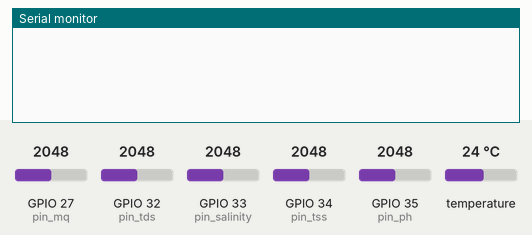
Recording of a sketch running on a simulated ESP32. Parts: the last lines printed to the serial monitor. Inputs (shaded band) come from the test bench; at power-on: temperature 24 °C, GPIO 27 (pin_mq) = 2048, GPIO 32 (pin_tds) = 2048, GPIO 33 (pin_salinity) = 2048, GPIO 34 (pin_tss) = 2048, GPIO 35 (pin_ph) = 2048.

Above: at 1.2 s.
1.3 s: temperature set to 12 °C
At 3.5 s:
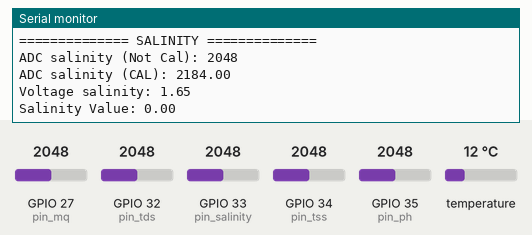
3.8 s: GPIO 27 (pin_mq) set to 2866
5.3 s: GPIO 32 (pin_tds) set to 2866
6.8 s: GPIO 33 (pin_salinity) set to 2866
8.3 s: GPIO 34 (pin_tss) set to 2866
At 9.6 s:
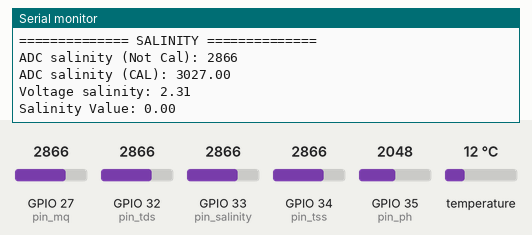

Measured:
- after the input at 1.3 s, the serial monitor: prints a new line after 1.0 s (image 1)
- after the input at 8.3 s, the serial monitor: prints a new line after 0.43 s (image 2)

The sketch:

simonair_v2.ino
```cpp
#include <DallasTemperature.h> // Library Sensor Suhu
#include <OneWire.h> // Library Sensor Suhu

// JUMLAH PENGAMBILAN SAMPEL
#define SAMPLE_VALUE 50

#include "tds_sensor.h"
#include "ph_sensor.h"
#include "tss_turbidity_sensor.h"
#include "mq_sensor.h"
#include "salinity_sensor.h"
#include "temperature_sensor.h"
#include "send_data.h"

#include "wifi_conf.h"

// ====================================================
// KONFIGURASI LED INTERNAL | START
// ====================================================
int indikator = LED_BUILTIN;
// ====================================================
// KONFIGURASI LED INTERNAL | END
// ====================================================

// INTERVAL PEMBACAAN
unsigned long intervalSendTime = 30000;
unsigned long prevCurrentTimeSend = 0;
unsigned long intervalPrintTime = 2000;
unsigned long prevCurrentTimePrint = 0;
unsigned long intervalSendDataTime = 15000;
unsigned long prevCurrentTimeSendData = 0;


void setup(){
    Serial.begin(115200);

    pinMode(pin_tds, INPUT);
    pinMode(pin_ph, INPUT);
    pinMode(pin_tss, INPUT);
    pinMode(pin_mq, INPUT);
    pinMode(pin_salinity, INPUT);
    temperatureSensor.begin();
}

void loop(){

  unsigned long currentTime = millis();


  temperatureSensorFunction();
  tdsSensor();
  tssTurbiditySensor();
  phSensor();
  salinitySensor();
  mqSensor();


    if(currentTime - prevCurrentTimePrint >= intervalPrintTime){

      temperaturePrintToSerialMonitor();
      phPrintToSerialMonitor();
      tssPrintToSerialMonitor();
      tdsPrintToSerialMonitor();
      mqPrintToSerialMonitor();
      salinityPrintToSerialMonitor();

      prevCurrentTimePrint = currentTime;
    }

  if(currentTime - prevCurrentTimeSendData >= intervalSendDataTime){
    initWiFi();
    sendData();
    WiFi.disconnect();
    prevCurrentTimeSendData = currentTime;
  }

}
```

mq_sensor.h
```cpp
#include "esp32-hal-adc.h"
#include "adc_lut_27.h"

byte pin_mq = 27;   // Pin MQ-137 // 27

// ==========
// MQ-137
// ==========
// #define RL 10    // nilai RL = 10 pada sensor
// #define m -0.417 // hasil perhitungan gradien
// #define b 0.425  // hasil perhitungan perpotongan
// #define Ro 205   // hasil pengukuran RO

const int RL = 10;
const float m = -0.417;
const float b = 0.425;
const int Ro = 205;

int raw_mq_analogValue = 0;

int fixADCAmmonia;
int avgADCAmmonia[10];
int tempADCAmmonia;
float ammoniaVoltage;
double ADCAmmonia;

float VRL, RS, ratio;

float readings[SAMPLE_VALUE];
int readIndex = 0;
float total = 0;
float average = 0;
float value_mq_ppm = 0;


int ADC_READ_MQ(byte _pin_mq){
    int _raw_mq = analogRead(_pin_mq);
    int _result_mq = ADC_LUT_27[_raw_mq];
    return _result_mq;
}

void mqSensor(){

    raw_mq_analogValue = analogRead(pin_mq);

    fixADCAmmonia = 0;
    tempADCAmmonia = 0;
    ADCAmmonia = 0;

    for (int i = 0; i < SAMPLE_VALUE; i++)
    {
        ADCAmmonia = ADC_READ_MQ(pin_mq);
        avgADCAmmonia[i] = ADCAmmonia;
    }

    for (int i = 0; i < SAMPLE_VALUE; i++)
    {
        tempADCAmmonia += avgADCAmmonia[i];
    }

    fixADCAmmonia = tempADCAmmonia / SAMPLE_VALUE;

    ammoniaVoltage = fixADCAmmonia * (3.3f / 4095.0f); // konversi analog ke tegangan
    RS = (3.3 / ammoniaVoltage - 1) * 10;              // rumus untuk RS
    ratio = RS / Ro;                                   // rumus mencari ratio
    value_mq_ppm = pow(10, ((log10(ratio) - b) / m));           // rumus mencari ppm

}

void mqPrintToSerialMonitor(){
  Serial.println("============== MQ ==============");
  Serial.print("ADC MQ (Not Cal): ");
  Serial.println(raw_mq_analogValue);
  Serial.print("ADC MQ (Cal): ");
  Serial.println(ADCAmmonia);
  Serial.print("Nilai MQ: ");
  Serial.println(value_mq_ppm);

}
```

ph_sensor.h
```cpp
#include "adc_lut_35.h"

byte pin_ph = 35; // Pin analog ph // 35

// ==========
// SENSOR PH
// ==========

int raw_ph_analogValue = 0;

float calibrationValue_ph = 26.34;

double raw_adc_ph;
double store_adc_value_ph[SAMPLE_VALUE];
double sum_all_array_value_ph = 0;
double adc_ph;
double voltage_ph;
double PH_step;
double value_ph;

// kalibrasi Ph
float PH4 = 3.09f;
float PH7 = 2.6f;


int ADC_READ_PH(byte _pin_ph){
    int _raw_ph = analogRead(_pin_ph);
    int _result_ph = ADC_LUT_35[_raw_ph];
    return _result_ph;
}

void phSensor(){
    raw_ph_analogValue = analogRead(pin_ph);
    raw_adc_ph = ADC_READ_PH(pin_ph);
    voltage_ph = raw_adc_ph * (3.3 / 4095.0);

    value_ph = -5.70 * voltage_ph + calibrationValue_ph;
    PH_step = (PH4 - PH7) / 3;
    value_ph = (7.00f + ((PH7 - voltage_ph) / PH_step)) + 0.9f;
}

void phPrintToSerialMonitor(){
  Serial.println("============== PH ==============");
  Serial.print("ADC PH (Not Cal): ");
  Serial.println(raw_ph_analogValue);
  Serial.print("ADC PH (Cal): ");
  Serial.println(raw_adc_ph);
  Serial.print("Voltage PH: ");
  Serial.println(voltage_ph);
  Serial.print("Nilai PH: ");
  Serial.println(value_ph);
}
```

salinity_sensor.h
```cpp
#include "adc_lut_33.h"

byte pin_salinity = 33; // Pin Salinitas // 33

// ==========
// SALINITAS
// ==========
int raw_salinity_analogValue = 0;
double store_adc_value_salinity[SAMPLE_VALUE];
double sum_all_array_value_salinity = 0;
double adc_salinity;
double voltage_salinity;
double value_salinity = 0;

int ADC_READ_SALINITY(byte _pin_salinity){
    int _raw_salinity = analogRead(_pin_salinity);
    int _result_salinity = ADC_LUT_35[_raw_salinity];
    return _result_salinity;
}

void salinitySensor(){

    // for (int i = 0; i < SAMPLE_VALUE ; i++){
    //     raw_adc_salinity = ADC_READ_SALINITY(pin_salinity);
    //     store_adc_value_salinity[i] = raw_adc_salinity;
    // }

    // for (int i = 0; i < SAMPLE_VALUE; i++){
    //     sum_all_array_value_salinity += store_adc_value_salinity[i];
    // }

    // adc_salinity = sum_all_array_value_salinity / SAMPLE_VALUE;

    raw_salinity_analogValue = analogRead(pin_salinity);
    adc_salinity = ADC_READ_SALINITY(pin_salinity);
    voltage_salinity = analogRead(pin_salinity) * (3.3 / 4095.0);


}

void salinityPrintToSerialMonitor(){
  Serial.println("============== SALINITY ==============");
  Serial.print("ADC salinity (Not Cal): ");
  Serial.println(raw_salinity_analogValue);
  Serial.print("ADC salinity (CAL): ");
  Serial.println(adc_salinity);
  Serial.print("Voltage salinity: ");
  Serial.println(voltage_salinity);
  Serial.print("Salinity Value: ");
  Serial.println(value_salinity);

}
```

send_data.h
```cpp
#include <HTTPClient.h>  //Board = Version 2.7.4
#include <ArduinoJson.h> //Library = arduinoJson 6.15.1

const char *nama = "Aquarium_1";

byte server[] = {103, 179, 57, 67};
WiFiClient client;
const int httpPort = 80;
String url;
unsigned long timeout;

void sendData(){

    float suhu = value_ph;
    float ph = value_temperature;
    float amonia = value_mq_ppm;
    float tss = value_tss;
    float tds = raw_value_tds;
    float salinitas = value_salinity;
    // Serial.println(suhu);
    // Serial.println(ph);
    // Serial.println(amonia);
    // Serial.println(tss);
    // Serial.println(tds);
    // Serial.println(salinitas);

    Serial.print("connecting to ");
    // Serial.println(server);

    if (!client.connect(server, httpPort))
    {
        Serial.println("connection failed");
        return;
    }

    // We now create a URI for the request
    url = "/monitoring/getValue/";
    url += nama;
    url += "/";
    url += suhu;
    url += "/";
    url += ph;
    url += "/";
    url += amonia;
    url += "/";
    url += tss;
    url += "/";
    url += tds;
    url += "/";
    url += salinitas;

    Serial.print("Requesting URL: ");
    Serial.println(url);

    // This will send the request to the server
    client.print(String("GET ") + url + " HTTP/1.1\r\n" +
                 "Host: ikan.portalsvipb.com\r\n" +
                 "Connection: close\r\n\r\n");
    timeout = millis();
    while (client.available() == 0)
    {
        if (millis() - timeout > 5000)
        {
            Serial.println(">>> Client Timeout !");
            client.stop();
            return;
        }
    }

    // Read all the lines of the reply from server and print them to Serial
    while (client.available())
    {
        String line = client.readStringUntil('\r');
        Serial.print(line);
    }

    Serial.println();
    Serial.println("closing connection");
    Serial.println();

}
```

tds_sensor.h
```cpp
#include "adc_lut_32.h"


// ==========
// SENSOR TDS
// ==========
byte pin_tds = 32; // Pin analog TDS
#define VREF 3.3      // analog reference voltage(Volt) of the ADC
#define SCOUNT  100           // sum of sample point

int raw_tds_analogValue = 0;

int analogBuffer[SCOUNT];    // store the analog value in the array, read from ADC
int analogBufferTemp[SCOUNT];
int analogBufferIndex = 0,copyIndex = 0;
float averageVoltage = 0,raw_value_tds = 0,value_tds_cal = 0, temperature = 25;
double analogReadCal;


int value_temperature_dummy = 25;

double ADC_READ_TDS(byte _pin_tds)
{
  int _raw_tds = analogRead(_pin_tds);
  int _result_tds = ADC_LUT_32[_raw_tds];
  return _result_tds;
}

int getMedianNum(int bArray[], int iFilterLen)
{
  int bTab[iFilterLen];
  for (byte i = 0; i < iFilterLen; i++)
    bTab[i] = bArray[i];
  int i, j, bTemp;
  for (j = 0; j < iFilterLen - 1; j++)
  {
    for (i = 0; i < iFilterLen - j - 1; i++)
    {
      if (bTab[i] > bTab[i + 1])
      {
        bTemp = bTab[i];
        bTab[i] = bTab[i + 1];
        bTab[i + 1] = bTemp;
      }
    }
  }
  if ((iFilterLen & 1) > 0)
    bTemp = bTab[(iFilterLen - 1) / 2];
  else
    bTemp = (bTab[iFilterLen / 2] + bTab[iFilterLen / 2 - 1]) / 2;
  return bTemp;
}


void tdsSensor()
{
  static unsigned long analogSampleTimepoint = millis();
  if (millis() - analogSampleTimepoint > 40U) // every 40 milliseconds,read the analog value from the ADC
  {
    analogSampleTimepoint = millis();
    //  analogBuffer[analogBufferIndex] = analogRead(pin_tds);    //read the analog value and store into the buffer
    analogBuffer[analogBufferIndex] = ADC_READ_TDS(pin_tds); // read the analog value and store into the buffer
    analogReadCal = ADC_READ_TDS(pin_tds);
    analogBufferIndex++;
    if (analogBufferIndex == SCOUNT)
      analogBufferIndex = 0;
  }

  static unsigned long printTimepoint = millis();

  if (millis() - printTimepoint > 800U) {
      printTimepoint = millis();
      for (copyIndex = 0; copyIndex < SCOUNT; copyIndex++)
        analogBufferTemp[copyIndex] = analogBuffer[copyIndex];
      averageVoltage = getMedianNum(analogBufferTemp, SCOUNT) * (float)VREF / 4095.0;                                                                                                   // read the analog value more stable by the median filtering algorithm, and convert to voltage value
      float compensationCoefficient = 1.0 + 0.02 * (value_temperature_dummy - 25.0);                                                                                                                // temperature compensation formula: fFinalResult(25^C) = fFinalResult(current)/(1.0+0.02*(fTP-25.0));
      float compensationVoltage = averageVoltage / compensationCoefficient;                                                                                                             // temperature compensation
      raw_value_tds = (133.42 * compensationVoltage * compensationVoltage * compensationVoltage - 255.86 * compensationVoltage * compensationVoltage + 857.39 * compensationVoltage) * 0.67; // convert voltage value to tds value
    }
}


void tdsPrintToSerialMonitor(){
  Serial.println("============== TDS ==============");
  Serial.print("ADC Value (Not Cal):");
  Serial.println(analogRead(pin_tds));
  Serial.print("ADC Value (Cal):");
  Serial.println(ADC_READ_TDS(pin_tds));
  Serial.print("TDS Value (RAW):");
  Serial.print(raw_value_tds);
  Serial.println("ppm");
  Serial.print("TDS Value (Cal):");
  Serial.print(value_tds_cal);
  Serial.println("ppm");
  Serial.println();
}
```

temperature_sensor.h
```cpp
byte pin_temperature = 25;   // GPIO pin where the DS18B20 is connected to  //25

// ==========
// SUHU
// ==========
OneWire oneWire(pin_temperature); // Setup a oneWire instance to communicate with any OneWire devices
DallasTemperature temperatureSensor(&oneWire);
int value_temperature = 0;


void temperatureSensorFunction(){
   temperatureSensor.setResolution(10);
   temperatureSensor.requestTemperatures();
   value_temperature = temperatureSensor.getTempCByIndex(0);

}

void temperaturePrintToSerialMonitor(){
  Serial.println("============== SUHU ==============");
  Serial.print("Suhu: ");
  Serial.println(value_temperature);
  Serial.println();
}
```

tss_turbidity_sensor.h
```cpp
#include "adc_lut_34.h"

byte pin_tss = 34; // Pin analog tss/TURBIDITY

// ==========
// TSS/TURBIDITY
// ==========
int raw_tssTurbidity_analogValue = 0;
double raw_adc_tss;
double store_adc_value_tss[SAMPLE_VALUE];
double sum_all_array_value_tss = 0;
double adc_tss;
double voltage_tss;
double value_tss = 0;


int ADC_READ_TSS(byte _pin_tss){
    int _raw_tss = analogRead(_pin_tss);
    int _result_tss = ADC_LUT_35[_raw_tss];
    return _result_tss;
}


void tssTurbiditySensor(){
  raw_tssTurbidity_analogValue = analogRead(pin_tss);
  raw_adc_tss = ADC_READ_TSS(pin_tss);
  voltage_tss = raw_adc_tss * (3.3 / 4095.0);

}


void tssPrintToSerialMonitor(){
  Serial.println("============== TSS ==============");
  Serial.print("ADC TSS (Not Cal): ");
  Serial.println(raw_tssTurbidity_analogValue);
  Serial.print("ADC TSS (Cal): ");
  Serial.println(raw_adc_tss);
  Serial.print("Voltage TSS: ");
  Serial.println(voltage_tss);
  Serial.print("Value TSS: ");
  Serial.println(value_tss);
  Serial.println();
}
```

wifi_conf.h
```cpp
// ====================================================
// WIFI
// ====================================================
#include <WiFi.h>

// Replace with your network credentials
const char* ssid = "Galaxy M33 5GD3C6";
const char* password = "bifo2473";

IPAddress local_IP(192, 168, 133, 171);
IPAddress gateway(192, 168, 133, 14);
IPAddress subnet(255, 255, 255, 0);
IPAddress primaryDNS(8, 8, 8, 8);   // optional
IPAddress secondaryDNS(8, 8, 4, 4); // optional

void initWiFi() {
  WiFi.mode(WIFI_STA);
  WiFi.begin(ssid, password);

  if (!WiFi.config(local_IP, gateway, subnet, primaryDNS, secondaryDNS)) {
    Serial.println("STA Failed to configure");
  }

  Serial.print("Connecting to WiFi ..");
  while (WiFi.status() != WL_CONNECTED) {
    Serial.print('.');
    delay(1000);
  }
  Serial.println(WiFi.localIP());
}
```

Source omitted: adc_lut_27.h (40234 bytes), adc_lut_32.h (40303 bytes), adc_lut_33.h (40302 bytes), adc_lut_34.h (40305 bytes), adc_lut_35.h (40302 bytes)
